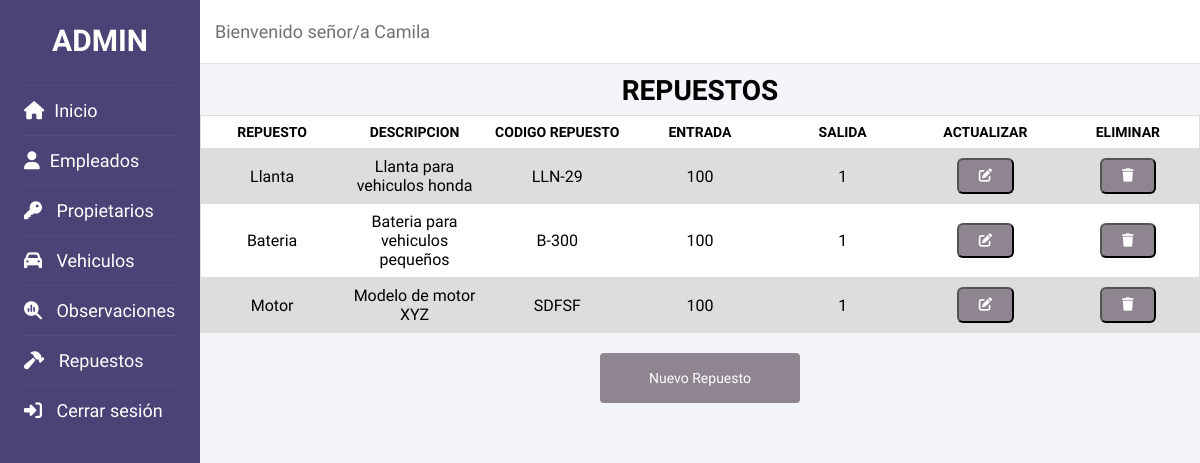
The app's page /codigo/neg_dat_consultar_repuestos.php (signed in) with its own data.
### tables this page shows
create table repuestos (
    id_repuesto int (20) primary key not null auto_increment,
    repuesto varchar (20)  not null,
    descripcion varchar (50) not null,
    cod_repuesto varchar (7) not null,
    entrada int (2) not null,
    salida int (2) not null

);

### codigo/neg_dat_consultar_repuestos.php (the view, shortened to what this page needs)
<!DOCTYPE html>
<html lang="es">
<head>
    <link rel="stylesheet" href="css/Style_consultas.css">
</head>
<body>
<?php include('header_administrador.php');?>
    <main class="container-table">
    <?php class Repuestos
    {
        public function consultar ()
        {
        include ("conexion.php");
        echo "<table class='table'>";
        $sql = "SELECT * FROM repuestos";
	    if(!$result = $db->query($sql)):
		    die('Hay un error primera consulta!!! ['.$db->error.']');
        endif;
        echo "<caption>Repuestos</caption>";
        echo "<tbody>";
            echo "<tr class='table-header'>";
                echo "<th>Repuesto</th>";
                echo "<th>Descripcion</th>";
                echo "<th>Codigo repuesto</th>";
                echo "<th>Entrada</th>";
                echo "<th>Salida</th>";
                echo "<th>Actualizar</th>";
                echo "<th>Eliminar</th>";
            echo "</tr>";
        while ($row=$result->fetch_assoc()):
            $repuesto=stripslashes($row["repuesto"]);
            $descripcion=stripslashes($row["descripcion"]);
            $cod_repuesto=stripslashes($row["cod_repuesto"]);
            $entrada=stripslashes($row["entrada"]);
            $salida=stripslashes($row["salida"]);
            echo "<tr>";
                echo "<td data-label='Repuesto'>$repuesto</td>";
                echo "<td data-label='Descripcion'>$descripcion</td>";
                echo "<td data-label='Codigo repuesto'>$cod_repuesto</td>";
                echo "<td data-label='Entrada'>$entrada</td>";
                echo "<td data-label='Salida'>$salida</td>";
                echo "<td data-label='Actualizar'>";
                    echo "<form method='POST' action='pres_neg_dat_actualizar_repuestos.php'>";
                    echo "<button  class='btn_table fa-solid fa-pen-to-square' type='submit' Value='Actualizar'></button>";
                    echo "</form>";
                echo "</td>";
                echo "<td data-label='Eliminar'>";
                    echo "<form method='POST' action='neg_dat_eliminar_repuestos.php'>";
                    echo "<button  class='btn_table fa-solid fa-trash' type='submit' Value='Eliminar'></button>";
                    echo "</form>";
                echo "</td>";
            echo "</tr>";
        endwhile;
            echo" </tbody>";
        echo "</table>";
        }
    }
    $nuevo = new Repuestos();
    $nuevo -> consultar();
    ?>
        <a class="btn_bottom" href="pres_registro_repuestos.php">Nuevo Repuesto</a>
    </main>
</body>
</html>

### codigo/css/Style_consultas.css (style rules this page uses)
.container-table { width: 100%; margin: auto; }
.table { width: 100%; border: 0px; background-color: white; border-collapse: collapse; table-layout: fixed; }
.table caption { font-size: 2.2rem; text-transform: uppercase; font-weight: bold; margin: 8px 0; }
.table tr { display: block; background-color: #f8f8f8; margin-bottom: 8px; border-bottom: 4px solid #ddd; }
.table th, .table td { font-size: 1.2rem; padding: 8px; text-align: center; }
.table .table-header { display: none; }
.table .table-header th { text-transform: uppercase; background-color: white; color: black; }
.table td { display: block; border-bottom: 1px solid #ddd; text-align: right; }
.table td:last-child { border-bottom: 0px; }
.table td::before { content: attr(data-label); font-weight: bold; float: left; }
.btn_table { background-color: #8e8590; padding: 9px 20px; color: #fff; border-radius: 6px; text-decoration: 0; cursor: pointer; }
.btn_bottom { display: flex; justify-content: center; font-size: 1.4rem; margin-top: 20px; padding: 10px 0; background-color: #8e8590; color: white; }

### codigo/css/Style_header.css (style rules this page uses)
* { margin: 0; padding: 0; text-decoration: none; font-family: 'Josefin Sans', sans-serif; box-sizing: border-box; }
html { font-size: 62.5%; }
body { background-color: #f3f5f9; }

### codigo/css/Style_desktop.css (style rules this page uses)
main { margin-left: 200px; }
.container-table { display: flex; flex-direction: column; align-items: center; width: calc(100% - 200px); margin-left: 200px; }
.table { border: 1px solid #cccc; }
.table caption { font-size: 2.8rem; }
.table .table-header { display: table-row; }
.table .table-header th { font-size: 1.1rem; }
.table tr { display: table-row; border: 1px solid #ddd; background: white; }
.table tr:nth-child(even) { background-color: #ddd; }
.table th, .table td { font-size: 1.6rem; text-align: center; }
.table td { display: table-cell; }
.table td::before { content: none; font-weight: normal; float: none; }
.btn_bottom { align-items: center; width: 200px; height: 50px; border-radius: 4px; }
@media screen and (min-width:1200px) { .table .table-header th { font-size: 1.4rem; } }

### records on screen
repuestos: repuesto "Llanta", descripcion "Llanta para vehiculos honda", cod_repuesto "LLN-29", entrada "100", salida "1"
repuestos: repuesto "Bateria", descripcion "Bateria para vehiculos pequeños", cod_repuesto "B-300", entrada "100", salida "1"
repuestos: repuesto "Motor", descripcion "Modelo de motor XYZ", cod_repuesto "SDFSF", entrada "100", salida "1"

### other values on screen
$_SESSION['nombre_usuario'] "Camila"
